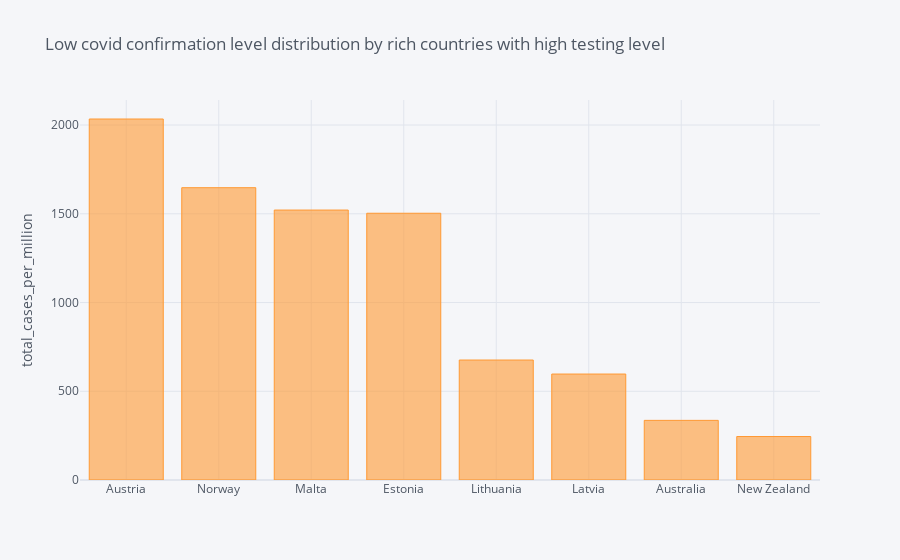

Notebook cell for this chart:
### Markdown cell above
![image.png](attachment:image.png)

### Code cell
filter1=(survey['total_tests_per_thousand']>survey['total_tests_per_thousand'].mean()) & (survey['gdp_per_capita']>survey['gdp_per_capita'].mean()) & (survey['total_cases_per_million']<survey['total_cases_per_million'].mean())
rich_with_high_tests=survey.loc[filter1, ['location', 'total_cases_per_million']]
rich_with_high_tests.set_index('location', inplace=True)
rich_with_high_tests=rich_with_high_tests.sort_values(ascending=False, by='total_cases_per_million')
# build stacked bar to covid confirmation level of rich_with_high_tests countries
rich_with_high_tests.astype(int).iplot(kind="bar", barmode="stack", yTitle='total_cases_per_million',
                            title='Low covid confirmation level distribution by rich countries with high testing level')

### Figure 1 — Plotly figure (JSON) as saved in the notebook; plotly's stock layout.template omitted (floating-point values rounded to 4 significant figures)
{"data": [{"marker": {"color": "rgba(255, 153, 51, 0.6)", "line": {"color": "rgba(255, 153, 51, 1.0)", "width": 1}}, "name": "total_cases_per_million", "orientation": "v", "text": "", "type": "bar", "x": ["Austria", "Norway", "Malta", "Estonia", "Lithuania", "Latvia", "Australia", "New Zealand"], "y": [2034, 1647, 1521, 1503, 676, 597, 336, 245]}], "layout": {"barmode": "stack", "legend": {"bgcolor": "#F5F6F9", "font": {"color": "#4D5663"}, "traceorder": "normal"}, "paper_bgcolor": "#F5F6F9", "plot_bgcolor": "#F5F6F9", "title": {"font": {"color": "#4D5663"}, "text": "Low covid confirmation level distribution by rich countries with high testing level"}, "xaxis": {"gridcolor": "#E1E5ED", "showgrid": true, "tickfont": {"color": "#4D5663"}, "title": {"font": {"color": "#4D5663"}, "text": ""}, "zerolinecolor": "#E1E5ED"}, "yaxis": {"gridcolor": "#E1E5ED", "showgrid": true, "tickfont": {"color": "#4D5663"}, "title": {"font": {"color": "#4D5663"}, "text": "total_cases_per_million"}, "zerolinecolor": "#E1E5ED"}}}
